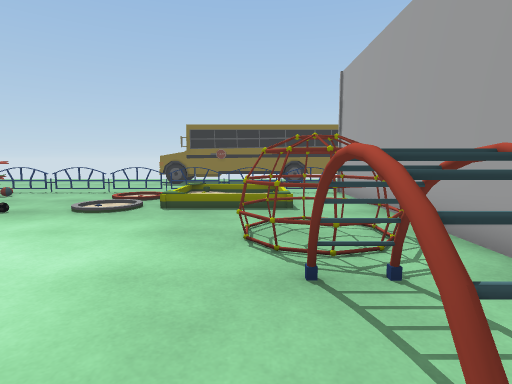
[1] (above)

22 first-person views from a walk through a 3-D level made in the Unity game engine. The camera is 1.2 m above the floor, tilts 6° down and sees 80° across. The floor is counted in squares, 1 m on a side. Each view is taken from the middle of a square. On the plan, view 1 faces up. The plan holds only what a view shows up to about 13 squares ahead; the rest is blank. The place goes on beyond the plan. The player is left out. Door leaves are left out, so doorways stand open. Some surface patterns are stand-ins.

[2]
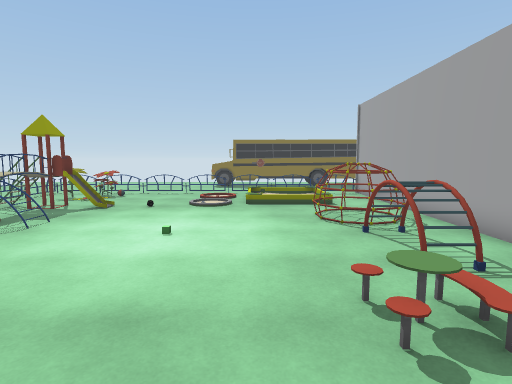

[3]
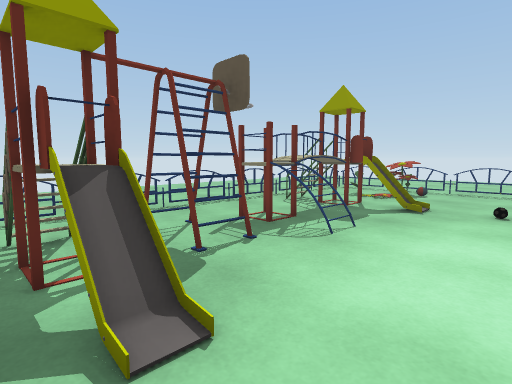

[4]
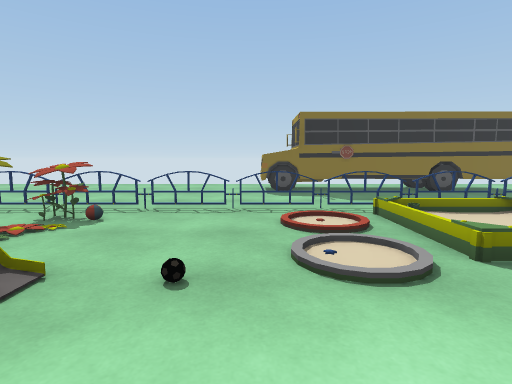

[5]
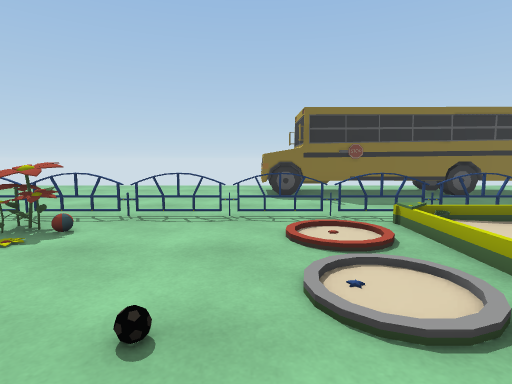

[6]
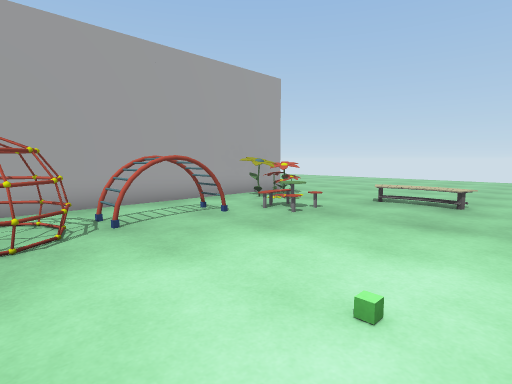

[7]
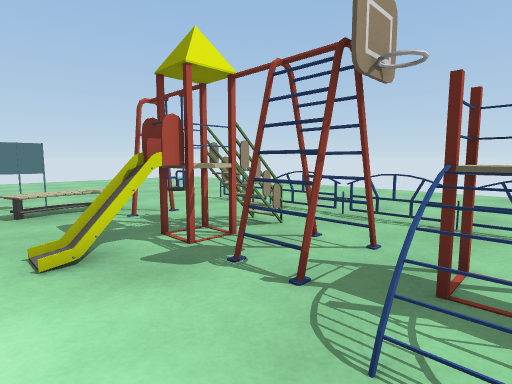

[8]
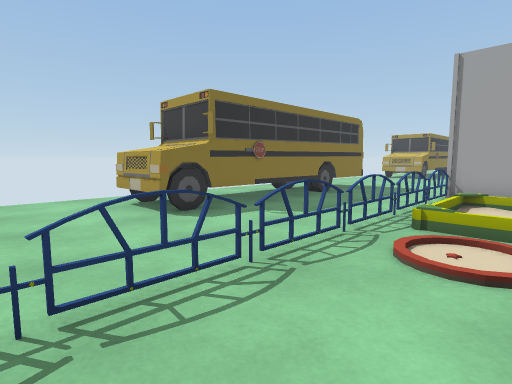

[9]
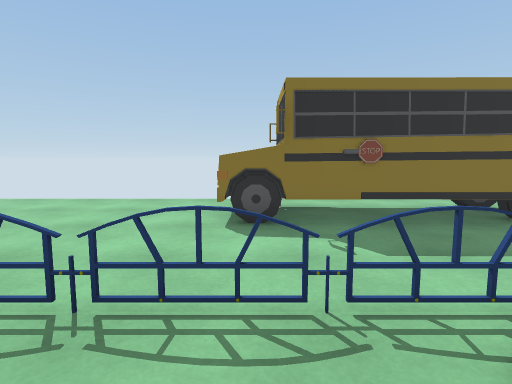

[10]
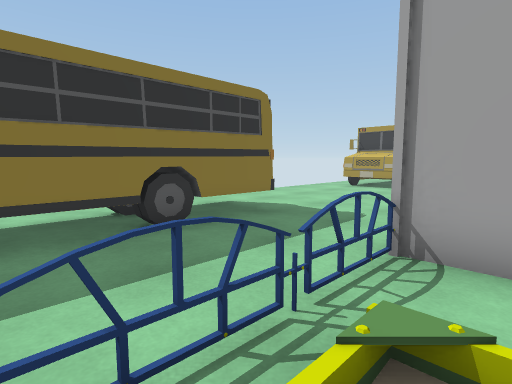

[11]
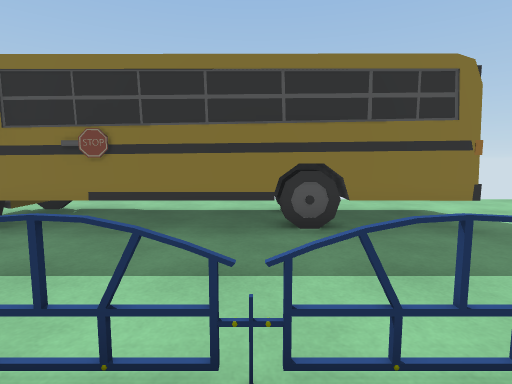

[12]
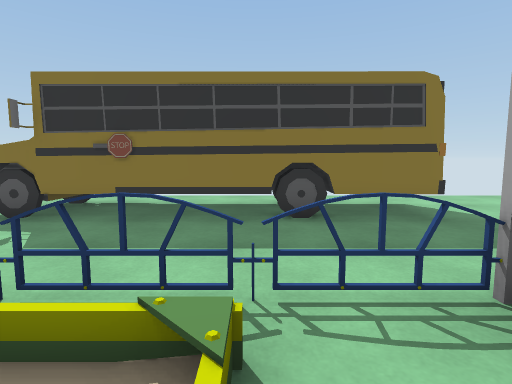

[13]
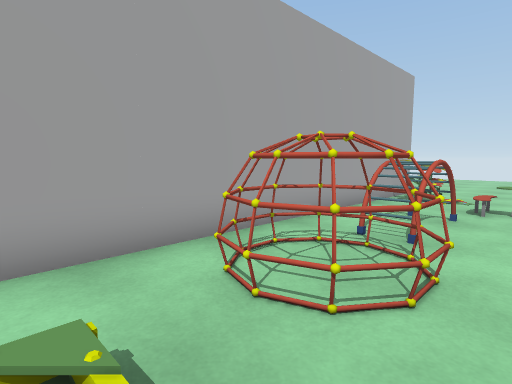

[14]
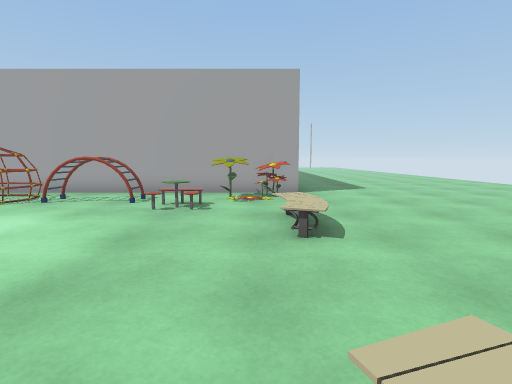

[15]
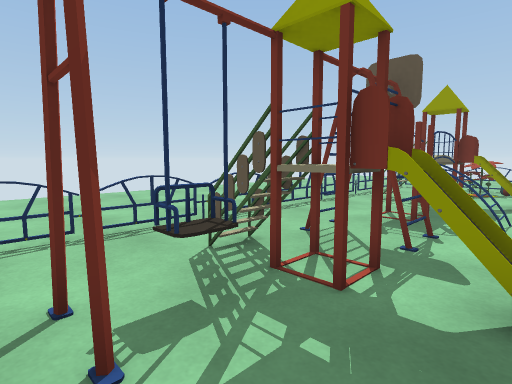

[16]
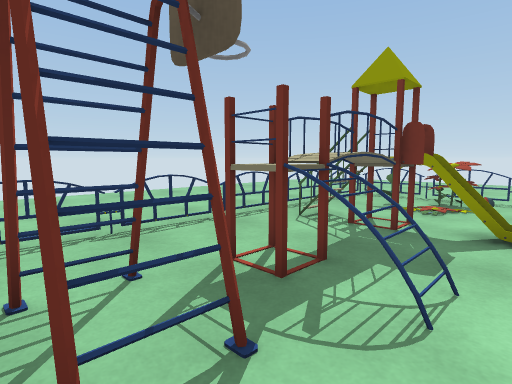

[17]
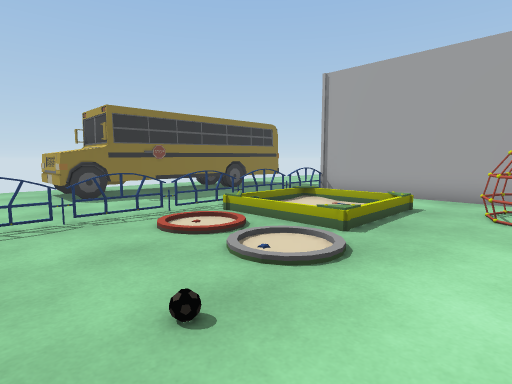

[18]
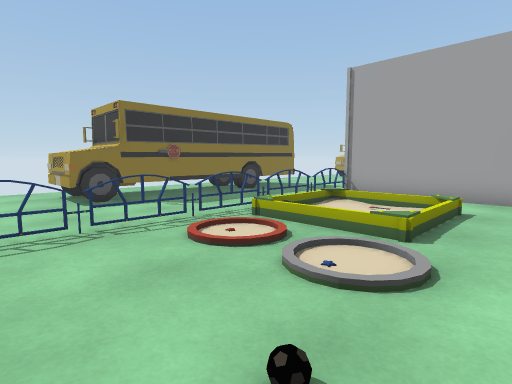

[19]
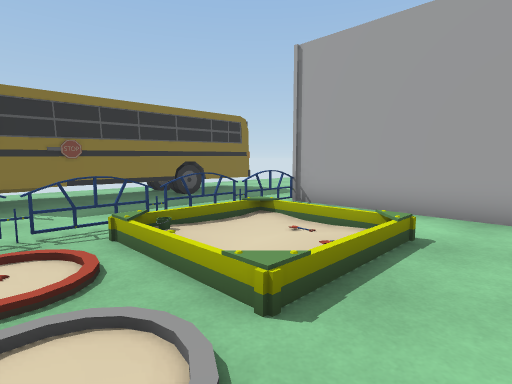

[20]
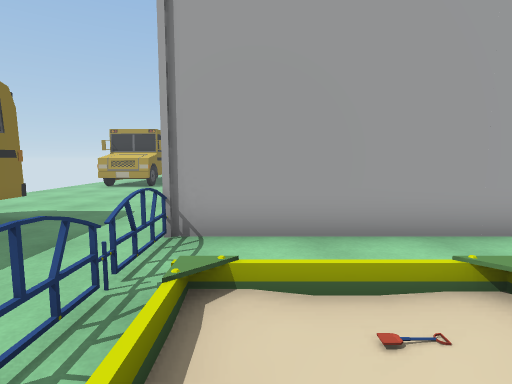

[21]
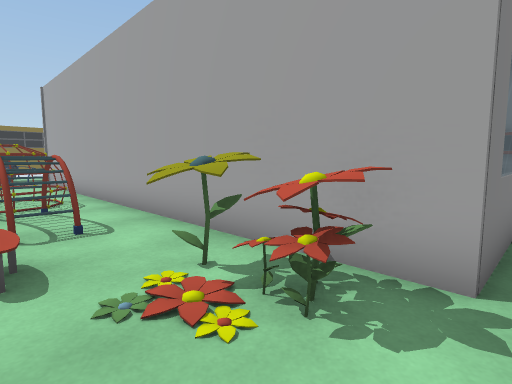

[22]
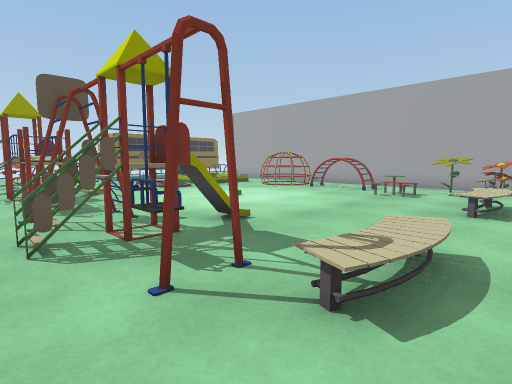

### Floor plan
Key: @ floor where view 1 was taken; # wall or solid block; x gap in a wall; . floor; / step, stairs or slope; = window, fence, low wall or low ledge; ^ raised ledge; F flower; R railing; T thing the floor can be seen under or through; A table; B bus; O other object.
Columns run from 12 left of view 1 to 14 right of it. Each row starts with its distance up from view 1.
 19 ........................
 18 ........BB       .......
 17 .......BBBB  BB   ......
 16 .......BBB   BBB B......
 15  .......BBBBBBBBB.......
 14 .......................
 13 .....................
 12 ..................
 11 RRFFRRRRRRR.R/R#
 10 R.O......./. /.#
  9 R..F....../  /.#
  8 R........./../.#
  7 RTxx#..........#
  6 RT^^........OOO#
  5 R.^^........OOO#
  4 R.^T=.......OOO#
  3 R..T=........=.#
  2 R.TT.........T.#
  1 R.TT.........T.#
  0 R.TTT=......@..#
 -1 R..x.......AA..#
 -2 R.##..........F#
 -3 R............FF#
 -4 ...///...///..F#         ##
 -5 .....O..........#=

Positions as (right, up) in squares from view 1, and headings:
1: (0, 0), facing up
2: (-2, -4), facing up
3: (-5, -1), facing up-left
4: (-5, 4), facing up
5: (-5, 5), facing up
6: (-5, 5), facing down-right
7: (-6, 4), facing down-left
8: (-8, 9), facing up-right
9: (-4, 9), facing up
10: (-1, 10), facing up-right
11: (1, 10), facing up
12: (1, 9), facing up
13: (-1, 8), facing down-right
14: (-8, -3), facing right
15: (-7, -3), facing up-left
16: (-7, 1), facing up-left
17: (-7, 5), facing up-right
18: (-7, 6), facing up-right
19: (-4, 6), facing up-right
20: (-2, 10), facing right
21: (0, -5), facing up-right
22: (-11, -5), facing up-right
